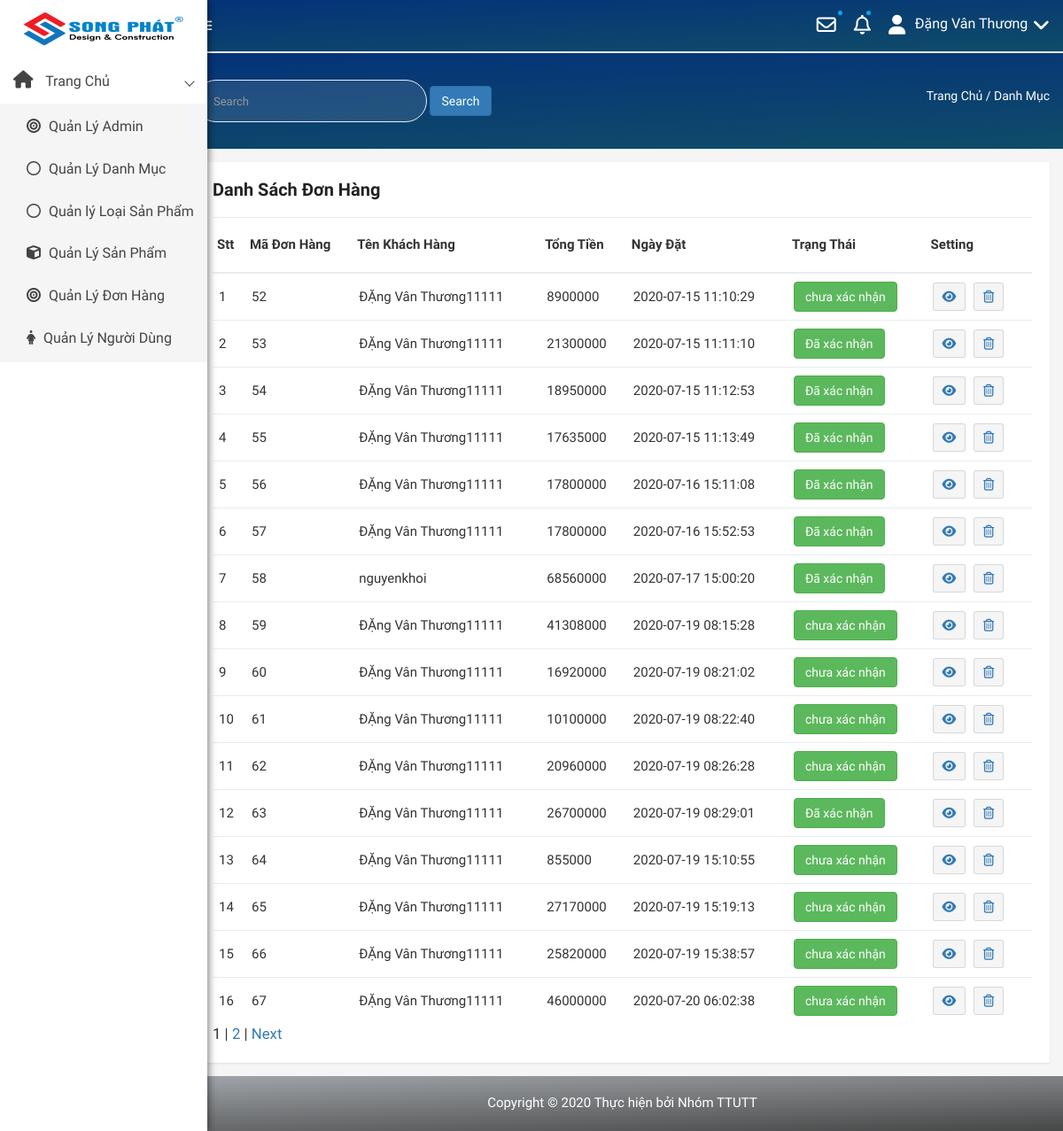
The page /admin/modules/transaction/index.php (signed in) on the database its author committed.
### tables this page shows
CREATE TABLE `transaction` (
  `id` int(100) NOT NULL,
  `amount` int(100) DEFAULT NULL,
  `user_id` int(100) DEFAULT NULL,
  `status` tinyint(100) DEFAULT 0,
  `note` varchar(100) DEFAULT NULL,
  `created_at` timestamp NULL DEFAULT current_timestamp(),
  `created_up` timestamp NULL DEFAULT current_timestamp()
);

CREATE TABLE `users` (
  `id` int(11) NOT NULL,
  `name` varchar(100) DEFAULT NULL,
  `email` varchar(100) DEFAULT NULL,
  `address` varchar(100) DEFAULT NULL,
  `phone` char(15) DEFAULT NULL,
  `Account` varchar(50) NOT NULL,
  `password` varchar(50) DEFAULT NULL,
  `avatar` varchar(100) DEFAULT NULL,
  `status` tinyint(4) DEFAULT 1,
  `token` varchar(50) DEFAULT NULL,
  `created_at` timestamp NULL DEFAULT NULL,
  `updata_up` timestamp NULL DEFAULT NULL ON UPDATE current_timestamp()
);

### libraries/Database.php (called while the page is built, shortened)
<?php
class DataProvider
{
	public static function ExecuteQuery($sql)
	{
		try{
			$connection = mysqli_connect("localhost","root","", "webnoithat");
			mysqli_query($connection, "set names 'utf8'");
			$result = mysqli_query($connection, $sql);
			return $result;
		}catch(Exception $ex)
		{
			return null;
		}
    }
}
?>

### admin/modules/transaction/index.php (the view, shortened to what this page needs)
<?php require_once __DIR__ . "/../../layouts/header.php";?>
<?php
   $sotin1trang = 10;
   if( isset($_GET["trang"]) ){
      $trang = $_GET["trang"];
      settype($trang, "int");
   }else{
      $trang = 1;
   }
 ?>
<div class="product-status mg-tb-15">
   <div class="container-fluid">
      <div class="row">
         <div class="col-lg-12 col-md-12 col-sm-12 col-xs-12" style="min-height:480px">
            <div class="product-status-wrap">
               <h4>Danh Sách Đơn Hàng</h4>
               <table>
                  <tr>
                     <th>Stt</th>
                     <th>Mã Đơn Hàng</th>
                     <th>Tên Khách Hàng</th>
                     <th>Tổng Tiền</th>
                     <th>Ngày Đặt</th>
                     <th>Trạng Thái </th>
                     <th>Setting</th>
                  </tr>
                  <?php
                  try {
                     $from = ($trang -1 ) * $sotin1trang;
                     $sql = "SELECT * FROM `transaction` ";
                     if (isset($_REQUEST['ok']))
                     {
                         $search = addslashes($_GET['search']);
                         if (empty($search)) {
                           echo "<script> alert ('Bạn hãy nhập mã đơn hàng nhé')
                           location.href='index.php'</script>";
                         }
                         else
                         {
                              $sql .=  " WHERE `id` LIKE '%$search%' LIMIT $from, $sotin1trang";
                              $type11 = DataProvider::ExecuteQuery("$sql");
                              $type10 = mysqli_fetch_array($type11);
                              if (isset ($type10)  && $search != "")
                              {
                                 $type11 = DataProvider::ExecuteQuery("$sql");
                                 $stt = 0;
                                 while ($row = mysqli_fetch_array($type11))
                                 {
                                       $sql1="SELECT name FROM `users`  WHERE `users`.`id` = '{$row['user_id']}'";
                                       $result1= DataProvider::ExecuteQuery($sql1);
                                       $row1= mysqli_fetch_array($result1);
                                       if ($row['status']==0 ){
                                          $status = "chưa xác nhận";
                                        }
                                       else {
                                          $status = "Đã xác nhận";
                                       }
                                       $stt++;
                                       $chuoi = <<< EOD
                                            <tr>
                                            <td>$stt</td>
                                            <td> {$row['id']}</td>
                                            <td> {$row1['name']}</td>
                                            <td> {$row['amount']} </td>
                                            <td> {$row['created_at']} </td>
                                            <td> <button type="button" class="btn btn-success">{$status} </button> </td>
                                            <td>
                                                <a href="see.php?id= {$row['id']} "> <button data-toggle="tooltip" title="Edit" class="pd-setting-ed"><i class="fas fa-eye" aria-hidden="true"></i></button></a>
                                                <a href="delete.php?id= {$row['id']} "> <button data-toggle="tooltip" title="Trash" class="pd-setting-ed"><i class="fa fa-trash-o" aria-hidden="true"> </i> </button> </a>
                                            </td>
                                        </tr>
                                        EOD;
                                       echo $chuoi;
                                 }
                              }
                                 else {
                                    echo "<script> alert ('Hiện không tìm thấy mã đơn hàng cần tìm');
                                    location.href='index.php'</script> ";
                                   }
                     }
                  }
                  else{
                                    $result = DataProvider::ExecuteQuery($sql);
                                    $stt = 0;
                                    while ($row = mysqli_fetch_array($result))
                                    {
                                       $sql1="SELECT name FROM `users`  WHERE `users`.`id` = '{$row['user_id']}'";
                                       $result1= DataProvider::ExecuteQuery($sql1);
                                       $row1= mysqli_fetch_array($result1);
                                       if ($row['status']==0 ){ $status = "chưa xác nhận";  }
                                       else {
                                           $status = "Đã xác nhận";
                                       }
                                       $stt++;
                                       $chuoi = <<< EOD
                                            <tr>
                                            <td>$stt</td>
                                            <td> {$row['id']}</td>
                                            <td> {$row1['name']}</td>
                                            <td> {$row['amount']} </td>
                                            <td> {$row['created_at']} </td>
                                            <td> <a href="status.php?id= {$row['id']}"><button type="button" class="btn btn-success">{$status} </button></a> </td>
                                            <td>
                                                <a href="see.php?id= {$row['id']} "> <button data-toggle="tooltip" title="Edit" class="pd-setting-ed"><i class="fas fa-eye" aria-hidden="true"></i></button></a>
                                                <a href="delete.php?id= {$row['id']} "> <button data-toggle="tooltip" title="Trash" class="pd-setting-ed"><i class="fa fa-trash-o" aria-hidden="true"> </i> </button> </a>
                                            </td>
                                        </tr>
                                        EOD;
                                       echo $chuoi;
                                 }
                     }
                  }
                   catch (Exception $ex) {
                     echo "Không thể mở CSDL";
                  }
               ?>
               </table>
               <div id="phantrangtransaction">
             <?php
             $x = "SELECT id FROM `transaction`";
             $kq = DataProvider::ExecuteQuery($x);
             $tongsotin = mysqli_num_rows($kq);
             $sotrang = ceil($tongsotin / $sotin1trang);
               for ($i = 1; $i <= $sotrang; $i++){
               if ($i == $trang){
               echo '<span>'.$i.'</span> | ';
               }
               else{
               echo '<a href="index.php?trang='.$i.'">'.$i.'</a> | ';
               }
               }
               if ($trang < $sotrang && $sotrang > 1){
               echo '<a href="index.php?trang='.($trang+1).'">Next</a>  ';
               }
          ?>
</div>
            </div>
         </div>
      </div>
   </div>
</div>
<?php require_once __DIR__ . "/../../layouts/footer.php" ?>

### public/admin/css/main.css (style rules this page uses)
html { color: #222; font-size: 1em; line-height: 1.4; }

### admin/modules/transaction/index.php (style rules this page uses)
#phantrangtransaction { font-size:larger; }

### rows shown on the page
transaction: id "52", user.name "ĐẶng Vân Thương11111", amount "8900000", created_at "2020-07-15 11:10:29", status "chưa xác nhận"
transaction: id "53", user.name "ĐẶng Vân Thương11111", amount "21300000", created_at "2020-07-15 11:11:10", status "Đã xác nhận"
transaction: id "54", user.name "ĐẶng Vân Thương11111", amount "18950000", created_at "2020-07-15 11:12:53", status "Đã xác nhận"
transaction: id "55", user.name "ĐẶng Vân Thương11111", amount "17635000", created_at "2020-07-15 11:13:49", status "Đã xác nhận"
transaction: id "56", user.name "ĐẶng Vân Thương11111", amount "17800000", created_at "2020-07-16 15:11:08", status "Đã xác nhận"
transaction: id "57", user.name "ĐẶng Vân Thương11111", amount "17800000", created_at "2020-07-16 15:52:53", status "Đã xác nhận"
transaction: id "58", user.name "nguyenkhoi", amount "68560000", created_at "2020-07-17 15:00:20", status "Đã xác nhận"
transaction: id "59", user.name "ĐẶng Vân Thương11111", amount "41308000", created_at "2020-07-19 08:15:28", status "chưa xác nhận"
transaction: id "60", user.name "ĐẶng Vân Thương11111", amount "16920000", created_at "2020-07-19 08:21:02", status "chưa xác nhận"
transaction: id "61", user.name "ĐẶng Vân Thương11111", amount "10100000", created_at "2020-07-19 08:22:40", status "chưa xác nhận"
transaction: id "62", user.name "ĐẶng Vân Thương11111", amount "20960000", created_at "2020-07-19 08:26:28", status "chưa xác nhận"
transaction: id "63", user.name "ĐẶng Vân Thương11111", amount "26700000", created_at "2020-07-19 08:29:01", status "Đã xác nhận"
transaction: id "64", user.name "ĐẶng Vân Thương11111", amount "855000", created_at "2020-07-19 15:10:55", status "chưa xác nhận"
transaction: id "65", user.name "ĐẶng Vân Thương11111", amount "27170000", created_at "2020-07-19 15:19:13", status "chưa xác nhận"
transaction: id "66", user.name "ĐẶng Vân Thương11111", amount "25820000", created_at "2020-07-19 15:38:57", status "chưa xác nhận"
transaction: id "67", user.name "ĐẶng Vân Thương11111", amount "46000000", created_at "2020-07-20 06:02:38", status "chưa xác nhận"

### other values the page prints
$_SESSION['namead'] "Đặng Vân Thương"
